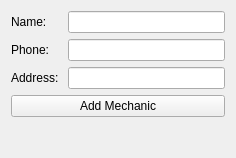
<?xml version="1.0" encoding="UTF-8"?>
<ui version="4.0">
 <class>Form</class>
 <widget class="QWidget" name="Form">
  <property name="geometry">
   <rect>
    <x>0</x>
    <y>0</y>
    <width>236</width>
    <height>158</height>
   </rect>
  </property>
  <property name="windowTitle">
   <string>Form</string>
  </property>
  <layout class="QFormLayout" name="formLayout">
   <item row="0" column="0">
    <widget class="QLabel" name="label">
     <property name="text">
      <string>Name:</string>
     </property>
    </widget>
   </item>
   <item row="0" column="1">
    <widget class="QLineEdit" name="leName"/>
   </item>
   <item row="2" column="0">
    <widget class="QLabel" name="label_2">
     <property name="text">
      <string>Phone:</string>
     </property>
    </widget>
   </item>
   <item row="2" column="1">
    <widget class="QLineEdit" name="lePhone"/>
   </item>
   <item row="4" column="0">
    <widget class="QLabel" name="label_3">
     <property name="text">
      <string>Address: </string>
     </property>
    </widget>
   </item>
   <item row="4" column="1">
    <widget class="QLineEdit" name="leAddress"/>
   </item>
   <item row="6" column="0" colspan="2">
    <widget class="QPushButton" name="addButton">
     <property name="sizePolicy">
      <sizepolicy hsizetype="Minimum" vsizetype="Fixed">
       <horstretch>0</horstretch>
       <verstretch>0</verstretch>
      </sizepolicy>
     </property>
     <property name="text">
      <string>Add Mechanic</string>
     </property>
    </widget>
   </item>
  </layout>
 </widget>
 <resources/>
 <connections/>
</ui>
